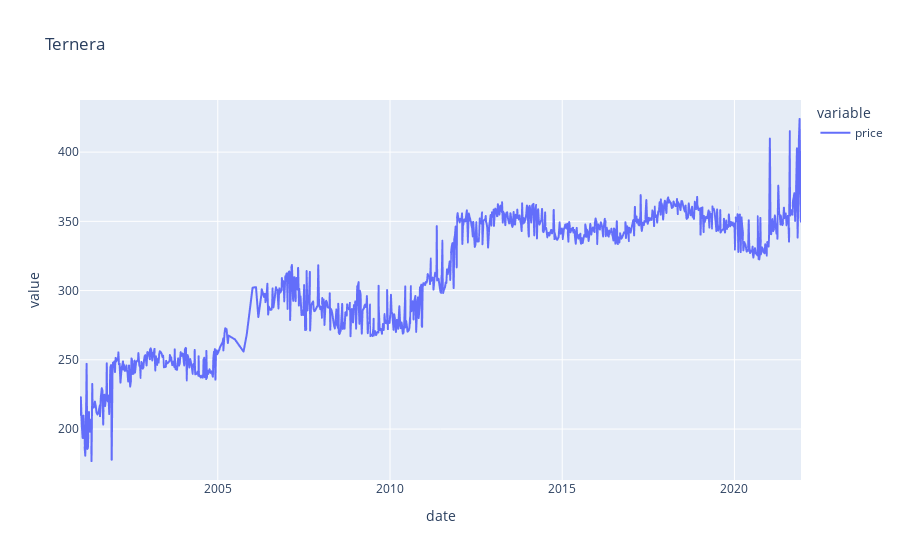

Here is the notebook cell this chart was saved with:
### Code cell
px.line(ternera, title='Ternera')

### Figure 1 — Plotly figure (JSON) as saved in the notebook; plotly's stock layout.template omitted (floating-point values rounded to 4 significant figures; data arrays with more than 128 entries replaced by an {"elided": "..."} marker saying what was removed)
{"data": [{"hovertemplate": "variable=price<br>date=%{x}<br>value=%{y}<extra></extra>", "legendgroup": "price", "line": {"color": "#636efa", "dash": "solid"}, "marker": {"symbol": "circle"}, "mode": "lines", "name": "price", "showlegend": true, "type": "scattergl", "x": {"elided": "1038 str values"}, "xaxis": "x", "y": {"elided": "1038 float values"}, "yaxis": "y"}], "layout": {"legend": {"title": {"text": "variable"}, "tracegroupgap": 0}, "title": {"text": "Ternera"}, "xaxis": {"anchor": "y", "domain": [0, 1], "title": {"text": "date"}}, "yaxis": {"anchor": "x", "domain": [0, 1], "title": {"text": "value"}}}}
